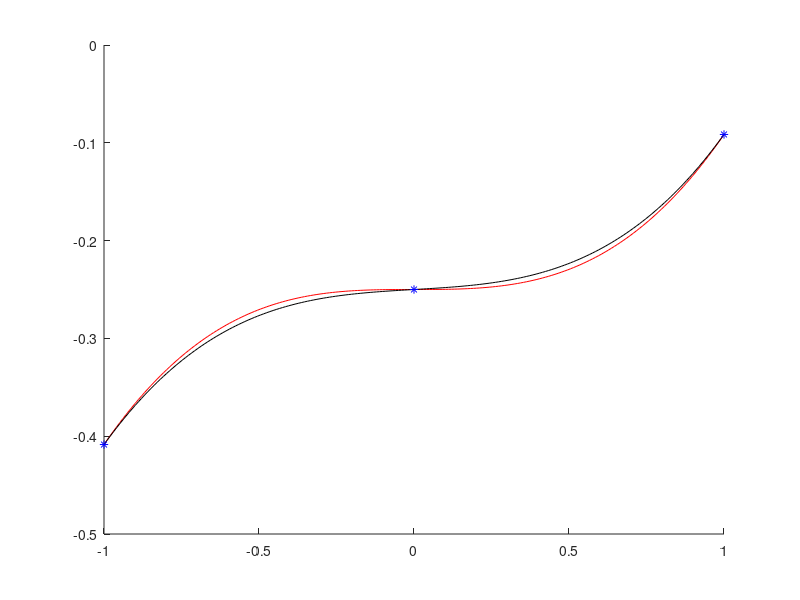
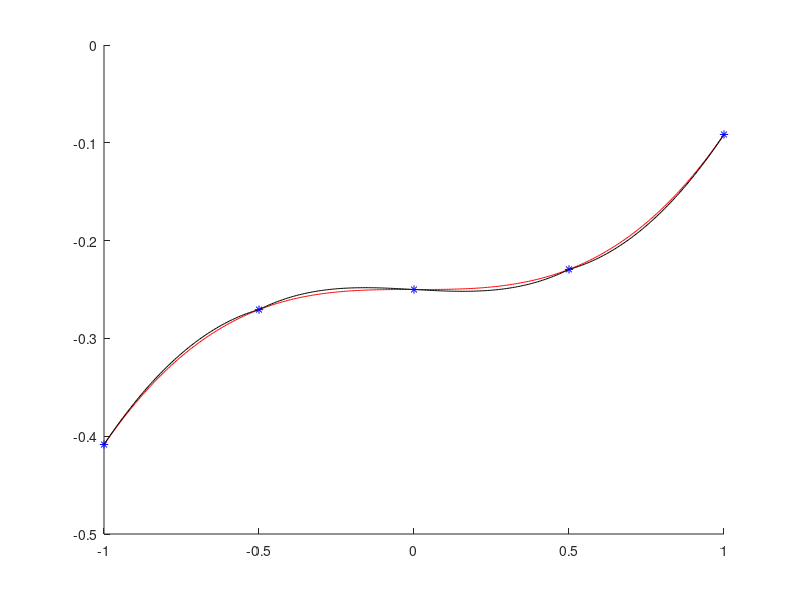
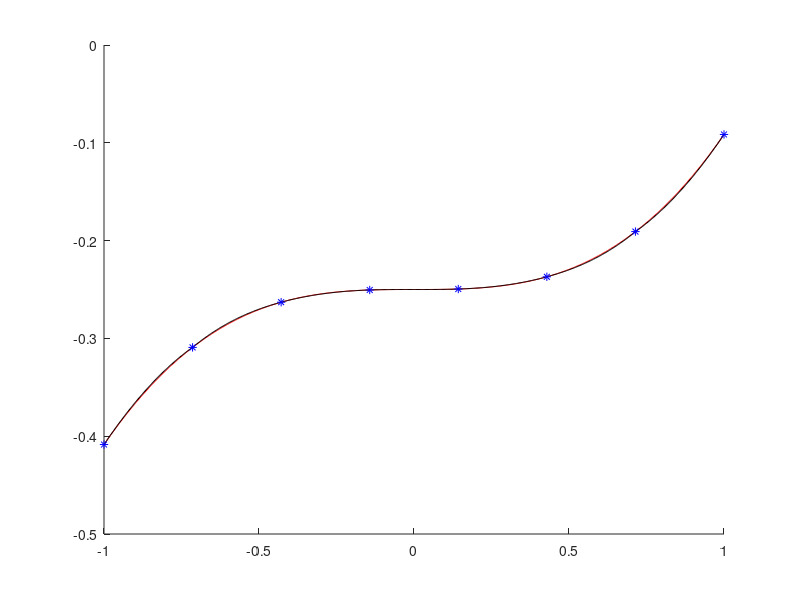
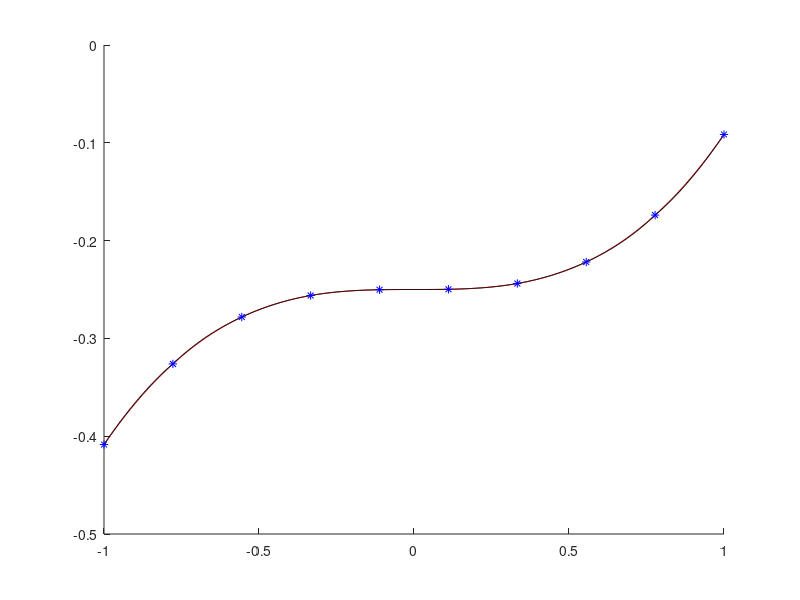

These charts were generated, in order, by the following MATLAB code:
% Spline 3,2

amountPoints = [3 5 8 10];
f = @(x) x - sin(x) - 0.25;
a = -1;
b = 1;

for t = 1 : length(amountPoints)
    figure(t);
    hold on;
    
    n = amountPoints(t);
    x = linspace(a, b, n);
    y = f(x);
    
    h = x(2) - x(1);
    
    H = 4 * h * eye(n - 2);
    for i = 1 : n - 3
        H(i, i + 1) = h;
        H(i + 1, i) = h;
    end
    
    gamma = zeros(n - 2, 1);
    for i = 2 : n - 1
        gamma(i - 1) = 6 / h * (y(i + 1) - 2 * y(i) + y(i - 1));
    end
    
    y_2 = [sin(a); H \ gamma; sin(b);];
    
    y_1 = zeros(n - 1, 1);
    for i = 1 : n - 1
        y_1(i) = (y(i + 1) - y(i)) / h - y_2(i + 1) * h / 6 - y_2(i) * h / 3;
    end
    
    max_dev = 0;
    for i = 1 : n - 1
        spline = @(z) y(i) + y_1(i) * (z - x(i)) + y_2(i) * (z - x(i)).^2 / 2 + (y_2(i + 1) - y_2(i)) * (z - x(i)).^3 / 6 / h;
        check = linspace(x(i), x(i + 1));
        plot(check,      f(check), 'r-');
        plot(check, spline(check), 'k-');

        fmax = @(x) abs(f(x) - spline(x));
        max_dev = max(max(fmax(check)), max_dev);
    end
    
    fprintf("n = %2i   max_dev = %1.6f\n", n, max_dev);
    plot(x, y, 'b*');
end

clear;